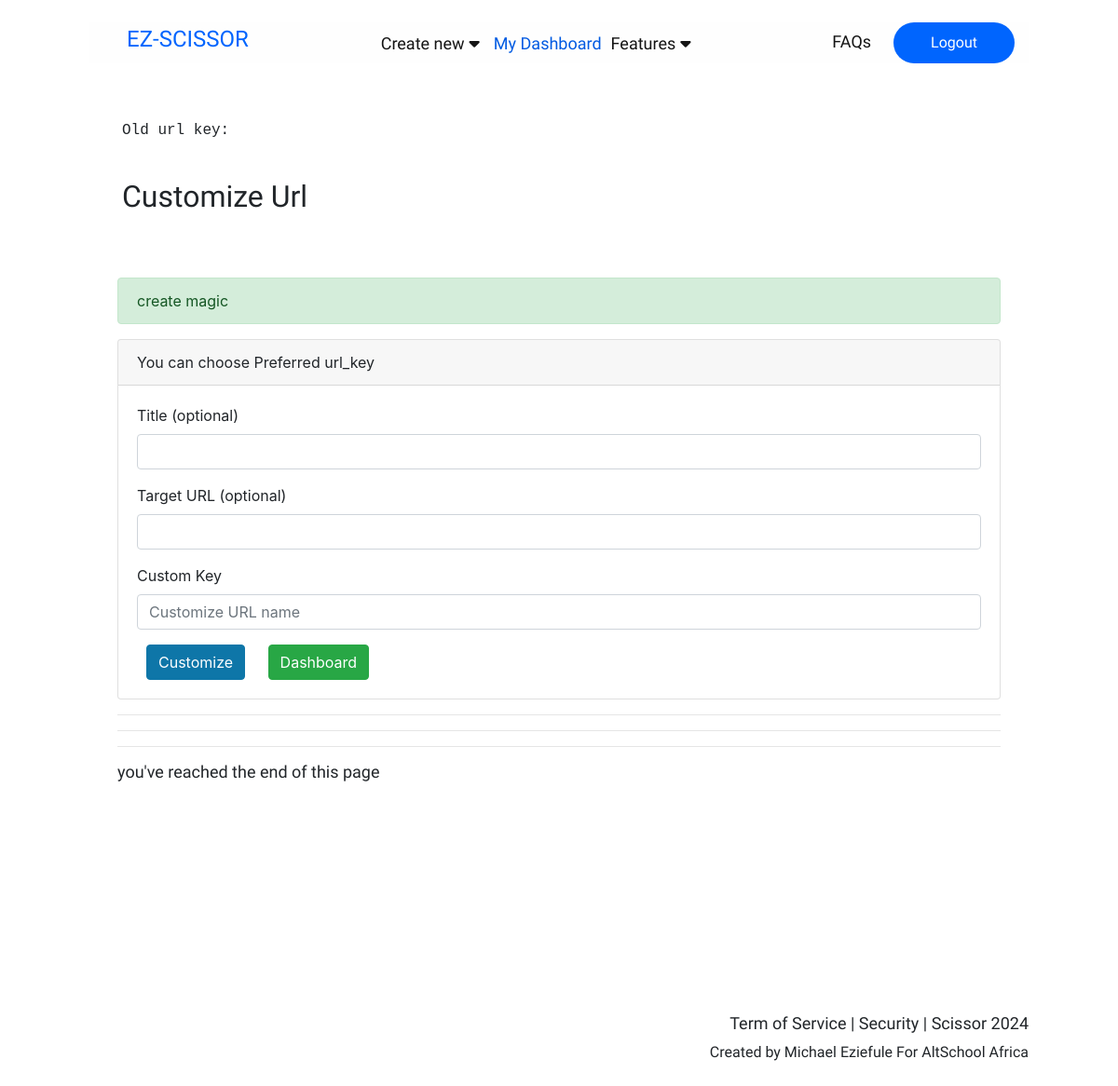
Page /customize/King_ezzy (signed in) on the earlier database version.
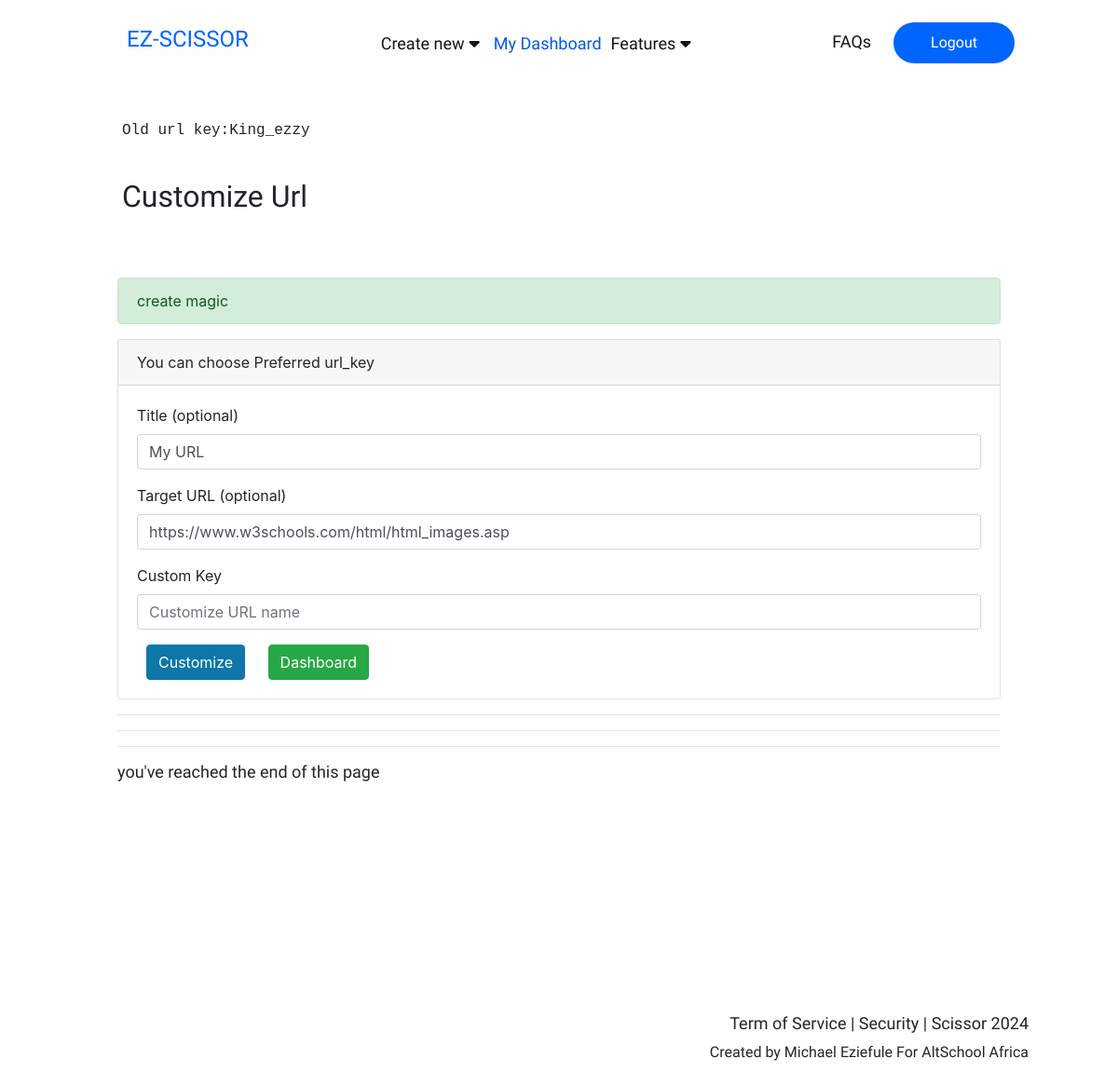
Same page on the later database version.
### storage/model.py (models this page shows)
class URL(Base):
    __tablename__ = 'urls'
    id = Column(Integer, primary_key=True, index = True)
    title = Column(String, nullable=True, default="My Title")
    target_url = Column(String, nullable=True)
    key = Column(String, nullable= False, unique=True)
    clicks = Column(Integer, default=0)
    is_active = Column(Boolean, default=True)
    date_created = Column(Date, nullable= False)
    owner_id = Column(Integer, ForeignKey("users.id"), default=0)
    owner = relationship("USER", back_populates = "urls")

### router/url.py (the view)
@router.get("/customize/{url_key}", response_class=HTMLResponse)
async def customise(
    request: Request,
    url_key:str,
    db:Session=Depends(database.get_db)
):
    msg = []
    user = service.get_user_from_token(request, db)
    if not user:
        msg.append("session expired, kindly Login")
        return templates.TemplateResponse("login.html", {'request':Request, 'msg':msg})
    url_key = db.query(model.URL).filter(model.URL.key == url_key).first()
    return templates.TemplateResponse("customize.html", {"request": request, "user": user, 'url_key': url_key, "msg": msg})

### templates/Customize.html (shortened to what this page needs)
{% include 'layout.html' %}
<div class="container">
    <div class="card-body text-monospace"></div>
    <div name = "url_key" class="card-body text-monospace">Old url key:{{url_key.key}}</div>
    <div class="card-body">
        <h2>Customize Url</h2>
    </div>
    <div class="card-body"></div>
    <div class="container">
        {% if msg == [] %}
        <div class="alert alert-success" role="alert">{{ "create magic" }}</div>
        {% elif msg ==  'Updated successfully' %}
        <div class="alert alert-success" role="alert">{{ msg }}</div>
        {% else %}
        <div class="alert alert-danger" role="alert">{{ msg }}</div>
        {% endif %}
        <div class="card">
            <div class="card-header">
                You can choose Preferred url_key
            </div>
            <div class=card-body>
                <form method = "POST">
                    <div class="form-group">
                        <label>Title (optional)</label>
                        <input name = "title" class="form-control" type="text" id="title" value="{{url_key.title}}">
                    </div>
                    <div class="form-group">
                        <label>Target URL (optional) </label>
                        <input name = "target_url" class="form-control" value="{{url_key.target_url}}"></input>
                    </div>
                    <div class="form-group">
                        <label>Custom Key</label>
                        <input name ="custom_name" type="text" class="form-control" id="title" placeholder= "Customize URL name" required>
                    </div>
                    <button type="submit" class="btn btn-primary">Customize</button>
                    <button
                        onclick="window.location.href='/ezzy/dashboard'"
                        type="button"
                        class="btn btn-success"
                    >
                        Dashboard
                    </button>
                </form>
            </div>
        </div>
        <hr class="orb-divider"></hr>
        <hr class="orb-divider"></hr>
        <hr class="orb-divider"></hr>
        <div class=""><h4>you've reached the end of this page</h4></div>
    </div>
</div>
<div class="card-body"></div>
<div class="whyscissors"></div>
{% include 'footnote.html' %}

Differences in the rows shown:
now on this page (row edited): URL: key "King_ezzy", title "My URL", target_url "https://www.w3schools.com/html/html_images.asp"
